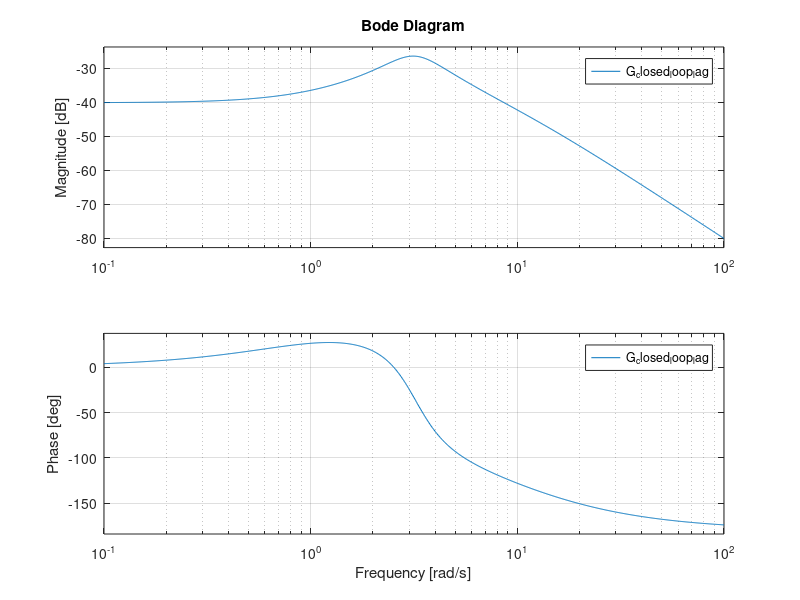
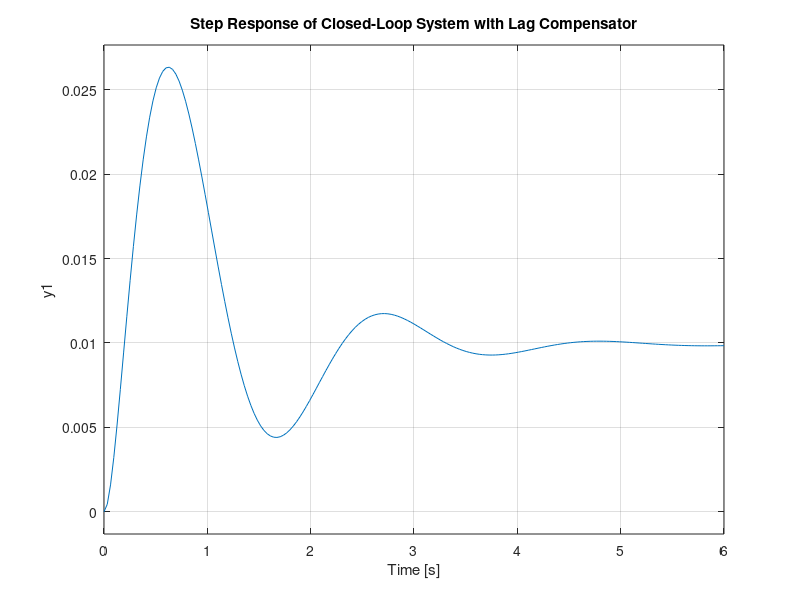

The MATLAB script that drew these images, in order:
%example2compensator
% Define the plant transfer function
G = tf([1], [1 2 10]);  % Example: G(s) = 1 / (s^2 + 2s + 10)
 
% Define Lag compensator parameters
z = 10;  % Zero of the Lag compensator
p = 1;    % Pole of the Lag compensator
K = 1;    % Gain factor
 
% Lag compensator transfer function
G_lag = K * tf([1 p], [1 z]);
 
% Closed-loop system with Lag compensator
G_closed_loop_lag = feedback(G * G_lag, 1);
 
% Plot Bode plots
figure;
bode(G_closed_loop_lag);
grid on;
 
% Step response
figure;
step(G_closed_loop_lag);
title('Step Response of Closed-Loop System with Lag Compensator');
